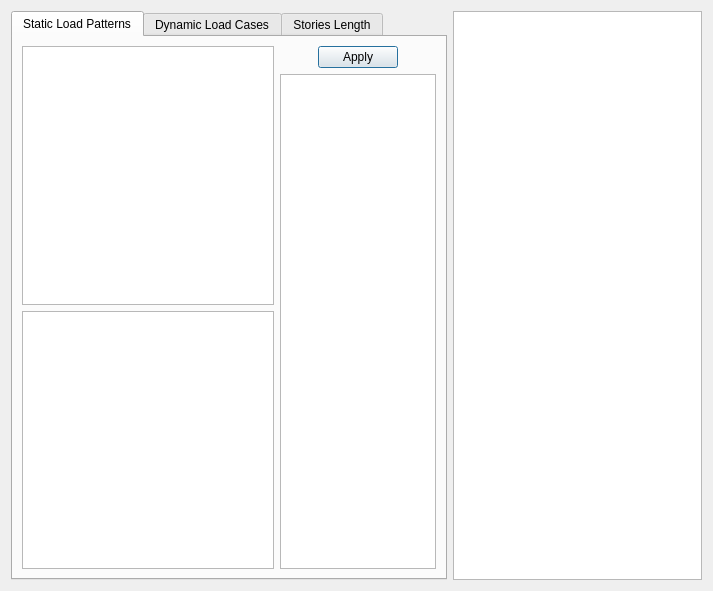
<?xml version="1.0" encoding="UTF-8"?>
<ui version="4.0">
 <class>Dialog</class>
 <widget class="QDialog" name="Dialog">
  <property name="geometry">
   <rect>
    <x>0</x>
    <y>0</y>
    <width>713</width>
    <height>591</height>
   </rect>
  </property>
  <property name="windowTitle">
   <string>Aj Correction</string>
  </property>
  <layout class="QHBoxLayout" name="horizontalLayout_5">
   <item>
    <widget class="QTabWidget" name="tabWidget">
     <property name="currentIndex">
      <number>0</number>
     </property>
     <widget class="QWidget" name="tab">
      <attribute name="title">
       <string>Static Load Patterns</string>
      </attribute>
      <layout class="QHBoxLayout" name="horizontalLayout_3">
       <item>
        <layout class="QVBoxLayout" name="verticalLayout">
         <item>
          <widget class="QListWidget" name="x_loadcase_list">
           <property name="enabled">
            <bool>true</bool>
           </property>
           <property name="sortingEnabled">
            <bool>true</bool>
           </property>
          </widget>
         </item>
         <item>
          <widget class="QListWidget" name="y_loadcase_list">
           <property name="enabled">
            <bool>true</bool>
           </property>
           <property name="sortingEnabled">
            <bool>true</bool>
           </property>
          </widget>
         </item>
        </layout>
       </item>
       <item>
        <layout class="QVBoxLayout" name="verticalLayout_4">
         <item>
          <layout class="QHBoxLayout" name="horizontalLayout">
           <item>
            <spacer name="horizontalSpacer_2">
             <property name="orientation">
              <enum>Qt::Horizontal</enum>
             </property>
             <property name="sizeHint" stdset="0">
              <size>
               <width>40</width>
               <height>20</height>
              </size>
             </property>
            </spacer>
           </item>
           <item>
            <widget class="QPushButton" name="static_apply">
             <property name="text">
              <string>Apply</string>
             </property>
             <property name="icon">
              <iconset>
               <normaloff>:/civiltools/images/etabs.png</normaloff>:/civiltools/images/etabs.png</iconset>
             </property>
            </widget>
           </item>
           <item>
            <spacer name="horizontalSpacer">
             <property name="orientation">
              <enum>Qt::Horizontal</enum>
             </property>
             <property name="sizeHint" stdset="0">
              <size>
               <width>40</width>
               <height>20</height>
              </size>
             </property>
            </spacer>
           </item>
          </layout>
         </item>
         <item>
          <widget class="QTableView" name="aj_apply_static_view">
           <property name="sizeAdjustPolicy">
            <enum>QAbstractScrollArea::AdjustToContents</enum>
           </property>
          </widget>
         </item>
        </layout>
       </item>
      </layout>
     </widget>
     <widget class="QWidget" name="tab_2">
      <attribute name="title">
       <string>Dynamic Load Cases</string>
      </attribute>
      <layout class="QHBoxLayout" name="horizontalLayout_4">
       <item>
        <layout class="QVBoxLayout" name="verticalLayout_3">
         <item>
          <widget class="QListWidget" name="x_dynamic_loadcase_list">
           <property name="enabled">
            <bool>true</bool>
           </property>
           <property name="sortingEnabled">
            <bool>true</bool>
           </property>
          </widget>
         </item>
         <item>
          <widget class="QListWidget" name="y_dynamic_loadcase_list">
           <property name="enabled">
            <bool>true</bool>
           </property>
           <property name="sortingEnabled">
            <bool>true</bool>
           </property>
          </widget>
         </item>
         <item>
          <widget class="QListWidget" name="angular_loadcase_list">
           <property name="enabled">
            <bool>true</bool>
           </property>
           <property name="sortingEnabled">
            <bool>true</bool>
           </property>
          </widget>
         </item>
        </layout>
       </item>
       <item>
        <layout class="QVBoxLayout" name="verticalLayout_5">
         <item>
          <layout class="QHBoxLayout" name="horizontalLayout_2">
           <item>
            <spacer name="horizontalSpacer_3">
             <property name="orientation">
              <enum>Qt::Horizontal</enum>
             </property>
             <property name="sizeHint" stdset="0">
              <size>
               <width>40</width>
               <height>20</height>
              </size>
             </property>
            </spacer>
           </item>
           <item>
            <widget class="QPushButton" name="dynamic_apply">
             <property name="enabled">
              <bool>true</bool>
             </property>
             <property name="text">
              <string>Apply</string>
             </property>
             <property name="icon">
              <iconset>
               <normaloff>:/civiltools/images/etabs.png</normaloff>:/civiltools/images/etabs.png</iconset>
             </property>
            </widget>
           </item>
           <item>
            <spacer name="horizontalSpacer_4">
             <property name="orientation">
              <enum>Qt::Horizontal</enum>
             </property>
             <property name="sizeHint" stdset="0">
              <size>
               <width>40</width>
               <height>20</height>
              </size>
             </property>
            </spacer>
           </item>
          </layout>
         </item>
         <item>
          <widget class="QTableView" name="aj_apply_dynamic_view">
           <property name="enabled">
            <bool>true</bool>
           </property>
           <property name="sizeAdjustPolicy">
            <enum>QAbstractScrollArea::AdjustToContents</enum>
           </property>
          </widget>
         </item>
        </layout>
       </item>
      </layout>
     </widget>
     <widget class="QWidget" name="tab_3">
      <attribute name="title">
       <string>Stories Length</string>
      </attribute>
      <layout class="QVBoxLayout" name="verticalLayout_2">
       <item>
        <widget class="QTableView" name="story_xy_length">
         <property name="sizeAdjustPolicy">
          <enum>QAbstractScrollArea::AdjustToContents</enum>
         </property>
         <property name="alternatingRowColors">
          <bool>true</bool>
         </property>
        </widget>
       </item>
      </layout>
     </widget>
    </widget>
   </item>
   <item>
    <widget class="QListWidget" name="stories">
     <property name="selectionMode">
      <enum>QAbstractItemView::MultiSelection</enum>
     </property>
    </widget>
   </item>
  </layout>
 </widget>
 <connections/>
</ui>
